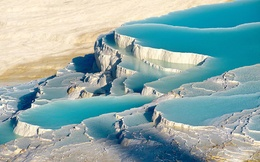
%> input picture pamukkale.jpg, 260 x 162 px, shrunk from 858 x 536 before the run
$ octave lab1.m   (GNU Octave 9; MATLAB toolbox functions it lacks are replaced by stand-ins)
%> lines starting %> are read from the running program, lines starting %| are printed output that depends on the picture
%% 1. Image classes

% (a) Load a truecolor image of your choice into a matrix I into Matlab
% using imread.
% Question: What is a truecolor image and is this one?
% Answer: 24-bits images, which is about all images today.
I = imread('pamukkale.jpg');
%> I is the input picture: size 162x260x3 uint8; mean R, G, B 139.9, 170.4, 169.4

% Display it and include a copy of it in your lab report.
figure; image(I); truesize;

% What's the image's class?
fprintf("class of I is %s\n", class(I));
%| class of I is uint8

% What's its size?
fprintf("size of I is %s\n", mat2str(size(I)));
%| size of I is [162 260 3]

% How many bands does it have?
fprintf("the number of bands of I is %d\n", size(I, 3));
%| the number of bands of I is 3

% Find its minimum and maximum values using
fprintf("min of I is %d\n", min(I(:)));
%| min of I is 0
fprintf("max of I is %d\n", max(I(:)));
%| max of I is 255

% (b) Convert the image into a 64-bit floating-point number array using
% the command
D = double(I);

% and check its class.
fprintf("class of D is %s\n", class(D));
%| class of D is double

%Find the maximum and minimum values of D.
fprintf("min o D is %d\n", min(D(:)));
%| min o D is 0
fprintf("max of D is %d\n", max(D(:)));
%| max of D is 255

% (c) Now display D using
figure; image(D); truesize;

% What happens? Read the Matlab help pages on images as necessary to
% understand what's going on.
% Answer: White image with some blue. If the class is double,
% Matlab only accepts values <- [0 1].
% Question: Why blue? Not all bands are set to 1 (1 in both blue and green)


% What arithmetic operation must you perform on
% D to make it displayable with image(D)? That is, replace D with an
% arithmetically altered version of D - i.e. D = f(D) where f() s some
% arithmetic operation like multiplicatin or division by a constant. Note
% that as you experiment with this, if you replace D with the wrong thing,
% you will have to execute D = double(I); to get it back.
% Answer:
D = D/255;
figure; image(D); truesize;

% Find the maximum and minimum values of your altered D.
fprintf("min o corrected D is %d\n", min(D(:)));
%| min o corrected D is 0
fprintf("max of corrected D is %d\n", max(D(:)));
%| max of corrected D is 1

fprintf("class of corrected D is %s\n", class(D));
%| class of corrected D is double
fprintf("size of corrected D is %s\n", mat2str(size(D)));
%| size of corrected D is [162 260 3]


% (d) Once you are able to run
figure; image(D), truesize;
% and get an image that looks correct, convert D back to 8 bits per pixel by entering

U8 = uint8(D);
figure; image(U8); truesize;


% What do you see?
% Answer: The displayed image seems all black.


% Find the maximum and minimum values of U8.
fprintf("min of U8 is %d\n", min(U8(:)));
%| min of U8 is 0
fprintf("max of U8 is %d\n", max(U8(:)));
%| max of U8 is 1

% What has the conversion done?
% Answer: The conversion rounded the floats between 0 and 1 to integers 0
% and 1. The image remains 8-bit (with 3 bands) so Matlab treats it as if
% it were still a color image with a range of (integers) [0, 255]. However,
% 1 looks similar to 0 so that the image looks all black though it isn't.

% Now do this:
figure; image(U8*255); truesize;

% What if any colors do you see?
% Answer: Blue, yellow, black, and a little bit of red.

% Why would a binary image have more colors than just black and white?
% Question: "Why would a binary image" is that what U8 * 255 is?
% Answer: (TODO)

% (e) In your own words, write out a short explanation of the differences
% between images of class uint8 and double.
% (TODO)

% Explain what it takes to convert between the formats without losing the
% intensities in the images.
% (TODO)

%% 2. Loading, displaying, and saving color mapped (aka indexed) images.

% (a) Load chweel_mapped.gif and its color map into a matrix in Matlab.
[gif cmap_gif] = imread('cwheel_mapped.gif');
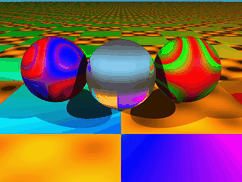
%> input picture cwheel_mapped.gif, 242 x 182 px, shrunk from 800 x 600 before the run
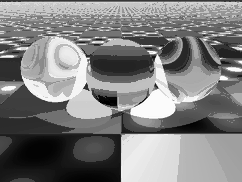
%> gif: size 182x242 uint8; min 0, max 253, mean 127
%> cmap_gif = 256 rows, first 12: [0.976 0.757 0.282; 0.973 0.792 0.0314; 0.976 0.784 0.0314; 0.973 0.784 0.0314; 0.973 0.78 0.0314; 0.973 0.769 0.0314; 0.973 0.753 0.0314; 0.98 0.733 0.259; 0.973 0.741 0.0314; 0.973 0.729 0.0314; 0.976 0.722 0.0314; 0.973 0.722 0.0314]


% Use the class(�) function to determine the type of the image
fprintf("class of gif is %s\n", class(gif));
%| class of gif is uint8

% Use size(�) to determine its dimensions
% Question: Why is this color even though there's 1 band?
% Answer: Because each matrix location is not a color value but an index in
% the accompanying color map.
fprintf("size of gif is %s\n", mat2str(size(gif)));
%| size of gif is [182 242]


% Also, note the file size in bytes of cwheel_mapped.gif. How does this
% compare to the dimensions and file size of cwheel.bmp
% Answer: bmp is 1.4MB, but git is 137KB.

% imread returns two data structures. The first one is a matrix containing
% the image. The second is the image?s color map. Think of the color map
% as a palette of colors arranged in a N � 3 table, where N is the number
% of colors. The value at a pixel in the image is not an intensity, but an
% index into the color map ? the number of the row that contains the color
% vector for that pixel.


% How many colors are in the palette for cwheel_mapped.gif?
% Note: Typically all x-bit images have 256 colors.
fprintf("There are %d colors in the palette for cwheel_mapped.gif\n", size(cmap_gif, 1));
%| There are 256 colors in the palette for cwheel_mapped.gif

%% (b) Use
figure; image(gif); truesize;
% to display image on the screen.

% Question: Why doesn't Matlab automatically detect the colormap and
% display the colormapped image correctly?
% Answer: Matlab always uses the default colormap. If it's colormap,
% you must specify it.


% What do you see? Describe its appearance.
% Answer: It's desplayed incorrectly - mostly yellow and blue.

% Repeat the commands to get the same image in a new figure window.

% Now use the command to associate with the new figure the color map loaded along with cwheel_mapped.gif.
colormap(cmap_gif); title('gif');

% Now what do you see? How does it compare to the first figure you generated in part 2a?
% Answer: The image is displayed correctly using the colormap compared to
% the gif.


%% (c) Create a new color map, say cmap2, from the old one, cmap, as follows:
temp = mean(cmap_gif,2);
%> temp = 256 values, max 0.745 at index 36, min 0 at index 255, mean 0.391
cmap2 = [temp temp temp];
%> cmap2 = 256 rows, first 12: [0.672 0.672 0.672; 0.599 0.599 0.599; 0.597 0.597 0.597; 0.596 0.596 0.596; 0.595 0.595 0.595; 0.591 0.591 0.591; 0.586 0.586 0.586; 0.658 0.658 0.658; 0.582 0.582 0.582; 0.578 0.578 0.578; 0.576 0.576 0.576; 0.575 0.575 0.575]


% What did this just do?
% Answer: The first step took the mean among the 3 bands of each color in the palette of the
% image and constructed another palette setting 3 bands to the average color intensity of the original palette.
% If the three bands are the same, it's just grey by definition.


% Select the figure that displays cwheel_mapped.gif to which you did not
% did not apply a color map, and apply the new color map using
colormap(cmap2);

% Now what do you see?
% Answer: The gif has been converted to grayscale.

%% (d) Now you are going to compare the 24-bit image, cwheel.bmp, with its
% color mapped version, cwheel_mapped.gif, displayed with its original
% color map ? the one you loaded along with the image in part 2a.
[bmp cmap_bmp] = imread('cwheel.bmp');
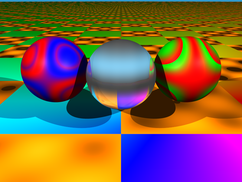
%> input picture cwheel.bmp, 242 x 182 px, shrunk from 800 x 600 before the run
%> bmp is the input picture: size 182x242x3 uint8; mean R, G, B 124.1, 93.5, 78.8
%> cmap_bmp = []

% Describe the differences in appearance between cwheel.bmp and
% cwheel_mapped.gif.
figure; image(bmp); truesize; title('bmp');

% Based on their relative appearances, describe how
% gradual changes in color are implemented (or approximated) by the
% color mapped image.
% Answer: (TODO)

% Like you did in Homework 1, use Matlab ?s native indexing to cut a
% 64 � 64 sub-image out of the original truecolor image. Select a region
% where there is a smooth change in intensity or color.
% Answer: (TODO)

% Explain how you did this. Write down the coordinates you chose. Use the
% Matlab function, imresize(�), to enlarge the small image to 512 � 512.
% Use the nearest neighbor mode. Display the new image in a figure window.
% The individual pixels should be clearly, distinctly visible as squares.
% Use the imwrite(�) function to save the enlarged image as a .bmp file.
% Answer: (TODO)

% Do exactly the same thing with cwheel_mapped.gif using the same image
% coordinates, so that you get exactly the same regions out of both images.
% Save the enlarged region as a BMP image with the original color map from
% cwheel_mapped.gif to include in your report. If the enlarged region of
% the colormapped image is in array J512, then this will save the image
% with the colormap as a .bmp file named cwheel_mapped_detail.bmp:
% Answer: (TODO)
% imwrite(J512,cmap,?cwheel_mapped_detail.bmp?,?bmp?);

% (e) It may appear that the color mapped image is inferior to the
% truecolor version. That is usually so for images that are color
% photographs. But if the image is a graphic with no more than the number
% of colors that can be displayed with an indexed image then the indexed
% (color mapped) version may be better, depending on the file format in
% which it is stored.


% The following image illustrates another situation in which a color mapping
% can be useful. Down- load plume_gs.bmp from Blackboard, read and display it
% and its color map in Matlab . This image of a smoke plume is such that the
% intensity (grayscale) of the image at a pixel is directly proportional to the
% density of the smoke at the corresponding location in space. Display the
% image in two other figure windows so that you have three copies of it. Apply
% the the color map you loaded with the image to one of figures. Apply the
% jet(256) color map to the second figure. Can you see structures in the plume
% that were not visible before? If so, describe them. Apply a random color map
% rand(256,3) to the third figure. Repeat colormap(rand(256,3)) a few times
% until you get an image with good contrast. Again, can you see structures that
% were not before visible?

plume = imread('plume_gs.bmp');
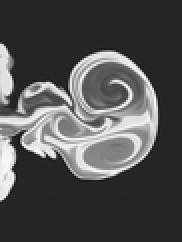
%> input picture plume_gs.bmp, 91 x 121 px, shrunk from 300 x 400 before the run (shown 2 times larger)
%> plume is the input picture: size 121x91 uint8; min 23, max 255, mean 79.9
% Save the smoke plume image with the jet(256) color map and save it with the
% random color map for inclusion in your report.

% 3. Arithmetic operations on images and sub-images.
% (a) Acquire a 24-bit image about the same size as cwheel.bmp that has a wide
% range of intensities (dark to light). Use an image of your choice, but not
% cwheel.bmp.

merzouga = imread('ZhanwenChenMerzouga.JPG');
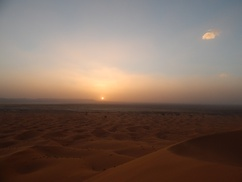
%> input picture ZhanwenChenMerzouga.JPG, 242 x 182 px, shrunk from 800 x 600 before the run
%> merzouga is the input picture: size 182x242x3 uint8; mean R, G, B 122.1, 102.5, 91.5

% (b) Assume matrix J contains your image.

% Display (i) J/2,
figure; image(merzouga/2); truesize;
% Answer: Darker.

% Display (ii) J*2,
figure; image(merzouga*2); truesize;
% Answer: Way too bright.

% Display (iii) J-128,
figure; image(merzouga-128); truesize;
% Answer: Darker. No bright.

% and (iv) J+128.
figure; image(merzouga+128); truesize;
% Answer: Brighter. No dark.

% Describe the results. (You may if you want,
% but you do not have to include these four images in your report.) What
% happens when the image is of class uint8, and the result of arithmetic
% on a pixel would yield a negative value? What happens when the result is
% greater than 255?
% Answer: (TODO).


% (c) If your image has different dimensions from cwheel.bmp, cut out
% pieces of one or both images (using native Matlab indexing) so that
% sthey are both have exactly the same dimensions.

%  Now read cwheel.bmp into variable S in Matlab.
S = imread('cwheel.bmp');

% Form and display the sum, J+S,
summed = merzouga+S;
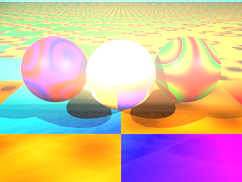
%> summed: size 182x242x3 uint8; mean R, G, B 211, 182.5, 157.2
figure; image(summed); truesize;
% Answer: because int8 is [0 255]. 256 is truncated to 255.

% and the product,J.* S. (Note the ?.*?.
% How is that different from ?*??) Describe the results.
figure; image(merzouga.*S); truesize;
% Answer: (TODO).


% What is the maximum possible value of a sum of two images? How might
% you adjust the sum so that the maximum fits in an 8-bit image?
fprintf("max(summed(:)) = %d", max(summed(:)));
%| max(summed(:)) = 255
% Answer: (TODO). Max is 310, which would be truncated. Can shrink
% range? Alternatively, convert to 16 and then convert back to uint8?

% What is the maximum possible value of a product of two images? How
% might you adjust the product so that the maximum fits in an 8-bit image?
% Answer: 255*255 = 65536. Convert to 16 and then convert back?

%% 4. Looping in Matlab
% If you are not familiar with Matlab functions, then please read the help
% pages for ?function,? in ?MATLAB > Programming Scripts and Functions >
% Functions > Function Basics.?

% Matlab provides a way to time the execution of its code, the pair of
% functions, tic and toc. They are placed in a function before and after
% the code to be timed. For example

% J = DivIbyConstLoops(I,c)
%    tic
%    % code to time goes here
%     toc
% end

%% (a) Write a function that divides every pixel in the image by a
% constant c using loops. That is use for statements to make 3 nested
% loops. For example, have the the first loop index the bands. Inside
% that loop index across the columns. And inside that, loop down the rows.
% Any permutation of the order is OK but there need to be three loops.
% Note that in the function before the loops you will need to use the size
% function to get the dimensions of the image.

% Place tic on a line before the first for statement. Place toc on a line
% after all three loops (the last of 3 end statements). Load an image and
% run the function on it. Note the elapsed time.
merz_divided_loop = DivIbyConstLoops(merzouga, 2); % 0.043690 seconds.
merz_divided_matmul = DivIbyConstNoLoops(merzouga, 2); % 0.001388 seconds.
function divved = DivIbyConstLoops(image, constant)
%> called with constant = 2
    tic
    [nrows, ncols, nbands] = size(image);
%> nrows = 182; ncols = 242; nbands = 3
    for r = 1:nrows
        for c = 1:ncols
            for b = 1:nbands
                image(r, c, b) = uint8(double(image(r, c, b))/constant);
            end
        end
    end
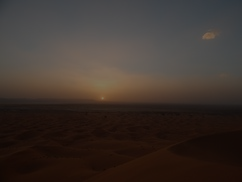
%> image: size 182x242x3 uint8; mean R, G, B 61.3, 51.5, 46
    toc
    divved = image;
end

%% (b) Write a function that divides every pixel in the image by a
% constant c without using loops. This is particularly simple,
function J = DivIbyConstNoLoops(I,c)
    tic
    J=uint8(double(I)/c);
    toc
end
% (Note the type conversions.) Load an image and run the function on it.
% Note the elapsed time.

% What do the 2 times tell you about using loops in matlab?
% Answer: Matlab is optimized for vectorized operations instead of loops.


%% 5(a) Vectorization

%% 5(a)(i) Write a function that outputs an image J made from input image
% I such that J(r,c,b) is the average of I(r,c,b) and the 8 pixels that
% surround it. Use three nested loops, over the bands, the rows, and the columns.


% In the function, record the size of I in the three scalars R, C, and B.
% Convert I to double. Allocate J as a zero image the same size as I. Loop
% over all B bands. So as not to go outside of I when constructing J, loop
% the rows from 2 to R-1 and the columns from 2 to C-1. That means the
% resulting J will have a 1-pixel wide band of zeros around it. Convert J
% to uint8.

% See getAverageImage.m

% How long it it take?
% loop: 0.021786 seconds.
% vec: 0.083131 seconds.

%% 5(a)(ii)  Now here is where vectorization comes into play. This entire
% function can be written as one line of code ? simple Matlab code using
% only [], /, and indexing. Write a second function that uses the one-line
% solution. Put tic and toc around the line in the function. Run the function on the same image as in the previous section and note the elapsed time. By what factor is the second function faster than the first? Include the numbers and your code, but not the images in your report.
